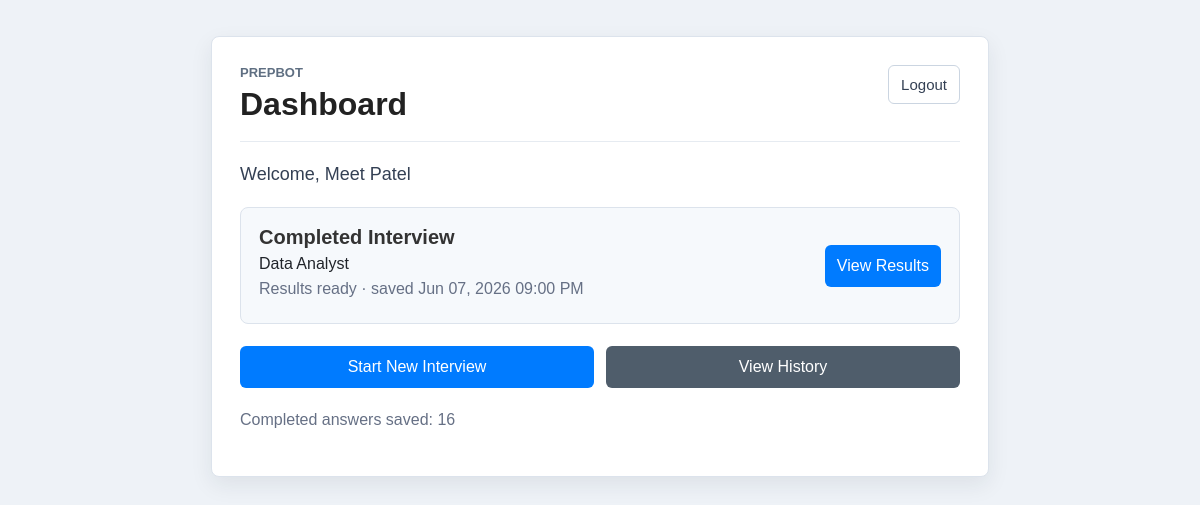
Page /dashboard (signed in) on the earlier database version.
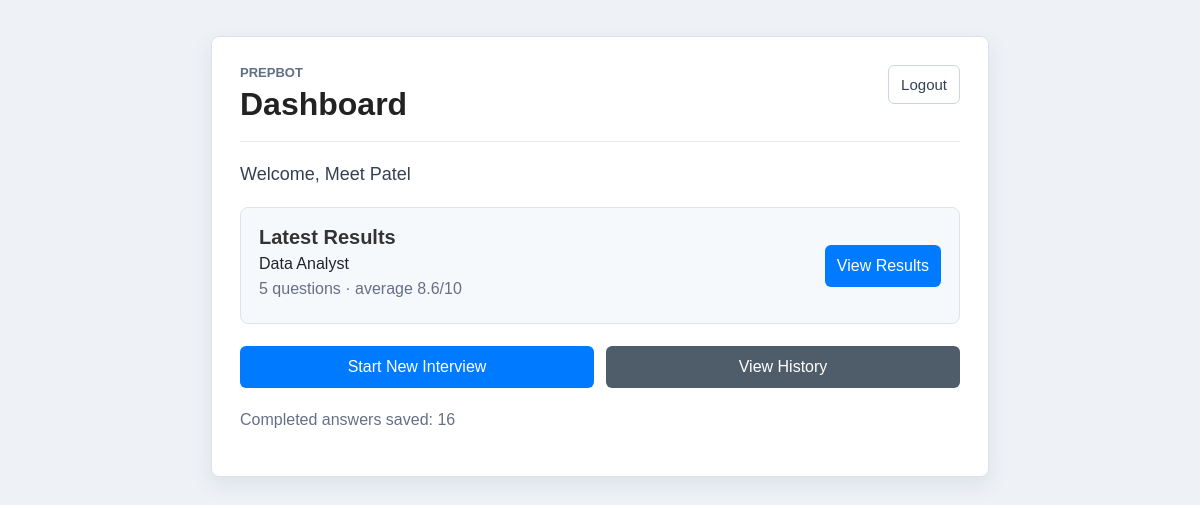
Same page on the later database version.
### app.py (models this page shows)
class InterviewDraft(db.Model):
    id = db.Column(db.Integer, primary_key=True)
    role = db.Column(db.String(100))
    role_description = db.Column(db.Text)
    question = db.Column(db.Text)
    answer = db.Column(db.Text)
    resume_text = db.Column(db.Text)
    resume_filename = db.Column(db.String(255))
    feedback = db.Column(db.Text)
    improvements = db.Column(db.Text)
    answer_suggestion = db.Column(db.Text)
    score = db.Column(db.Integer)
    question_number = db.Column(db.Integer, default=0)
    total_questions = db.Column(
        db.Integer,
        default=DEFAULT_SESSION_QUESTIONS
    )
    session_id = db.Column(db.String(36))
    completed = db.Column(db.Boolean, default=False)
    updated_at = db.Column(
        db.DateTime,
        default=datetime.utcnow,
        onupdate=datetime.utcnow
    )
    user_id = db.Column(
        db.Integer,
        db.ForeignKey('user.id'),
        unique=True
    )

class Interview(db.Model):
    id = db.Column(db.Integer, primary_key=True)
    role = db.Column(db.String(100))
    question = db.Column(db.Text)
    answer = db.Column(db.Text)
    feedback = db.Column(db.Text)
    score = db.Column(db.Integer)
    improvements = db.Column(db.Text)
    answer_suggestion = db.Column(db.Text)
    session_id = db.Column(db.String(36))
    question_number = db.Column(db.Integer)
    created_at = db.Column(
        db.DateTime,
        default=datetime.utcnow
    )
    user_id = db.Column(
        db.Integer,
        db.ForeignKey('user.id')
    )

### app.py (the view)
@app.route('/dashboard')
@login_required
def dashboard():
    active_draft = get_interview_draft(
        current_user.id
    )
    interview_count = Interview.query.filter_by(
        user_id=current_user.id
    ).count()
    latest_completed_session = get_latest_completed_session(
        current_user.id
    )
    show_latest_results = bool(latest_completed_session)
    if (
        active_draft
        and active_draft.completed
        and latest_completed_session
        and active_draft.session_id == latest_completed_session['session_key']
    ):
        show_latest_results = False
    return render_template(
        'dashboard.html',
        user=current_user,
        active_draft=active_draft,
        interview_count=interview_count,
        latest_completed_session=latest_completed_session,
        show_latest_results=show_latest_results
    )

### app.py (called while the page is built)
def get_interview_draft(user_id):
    return InterviewDraft.query.filter_by(
        user_id=user_id
    ).first()

def get_latest_completed_session(user_id):
    interviews = Interview.query.filter_by(
        user_id=user_id
    ).order_by(
        Interview.id.desc()
    ).all()
    sessions = build_history_sessions(
        interviews
    )
    for session in sessions:
        if session['question_count'] >= DEFAULT_SESSION_QUESTIONS:
            return session
    return None

@login_manager.user_loader
def load_user(user_id):
    return User.query.get(int(user_id))

### templates/dashboard.html (shortened to what this page needs)
<!DOCTYPE html>
<html>
<head>
    <link rel="stylesheet"
          href="{{ url_for('static', filename='css/style.css') }}">
</head>
<body>
<div class="page-panel dashboard-panel">
    <div class="page-header">
        <div>
            <p class="eyebrow">PrepBot</p>
            <h1>Dashboard</h1>
        </div>
        <a href="/logout" class="text-button">Logout</a>
    </div>
    <p class="welcome-text">Welcome, {{ user.full_name }}</p>
    {% if active_draft %}
        <div class="resume-card">
            <div>
                <h2>{% if active_draft.completed %}Completed Interview{% else %}Saved Interview{% endif %}</h2>
                <p>{{ active_draft.role or 'Interview session' }}</p>
                <p class="muted-text">
                    {% if active_draft.completed %}
                        Results ready
                    {% else %}
                        Question {{ (active_draft.question_number or 0) + 1 }} of {{ active_draft.total_questions or 5 }}
                    {% endif %}
                    {% if active_draft.updated_at %}
                        &middot; saved {{ active_draft.updated_at.strftime('%b %d, %Y %I:%M %p') }}
                    {% endif %}
                </p>
            </div>
            {% if active_draft.completed %}
                <a href="/interview-results" class="button-link">View Results</a>
            {% else %}
                <a href="/mock-interview" class="button-link">Resume Interview</a>
            {% endif %}
        </div>
    {% endif %}
    {% if show_latest_results %}
        <div class="resume-card">
            <div>
                <h2>Latest Results</h2>
                <p>{{ latest_completed_session.role }}</p>
                <p class="muted-text">
                    {{ latest_completed_session.question_count }} questions
                    &middot; average {{ latest_completed_session.average_score }}/10
                </p>
            </div>
            <a href="/interview-results/{{ latest_completed_session.session_key }}" class="button-link">View Results</a>
        </div>
    {% endif %}
    <div class="dashboard-actions">
        <a href="/interview?new=1" class="button-link">
            Start New Interview
        </a>
        <a href="/history" class="button-link secondary-link">
            View History
        </a>
    </div>
    <p class="muted-text">
        Completed answers saved: {{ interview_count }}
    </p>
</div>
</body>
</html>

Differences in the rows shown:
no longer on this page (row edited): InterviewDraft: role "Data Analyst", updated_at "Jun 07, 2026 09:00 PM"
now on this page (row unchanged): Interview: role "Data Analyst"
Other differences:
{{ latest_completed_session.question_count }}: (not shown) → "5"
{{ latest_completed_session.average_score }}: (not shown) → "8.6"
text no longer shown: "Completed Interview Results ready · saved"
text now shown: "Latest Results questions · average /10"
